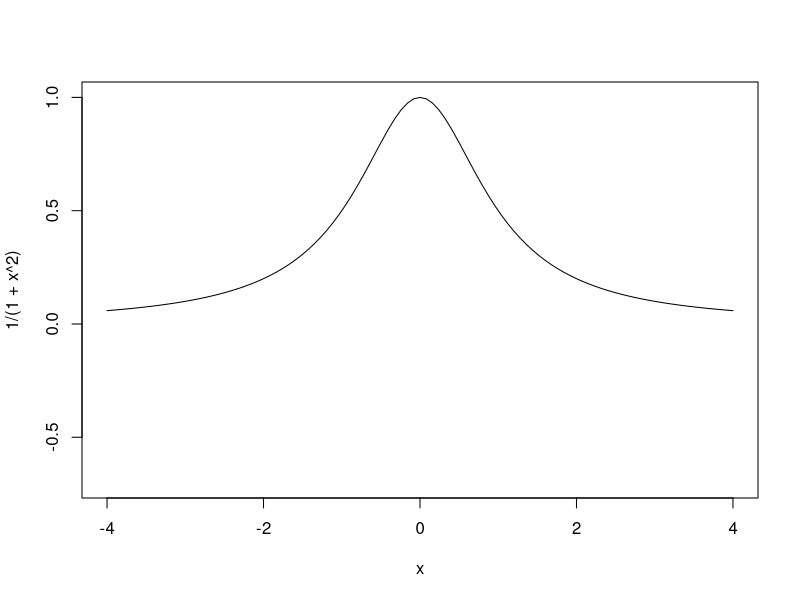
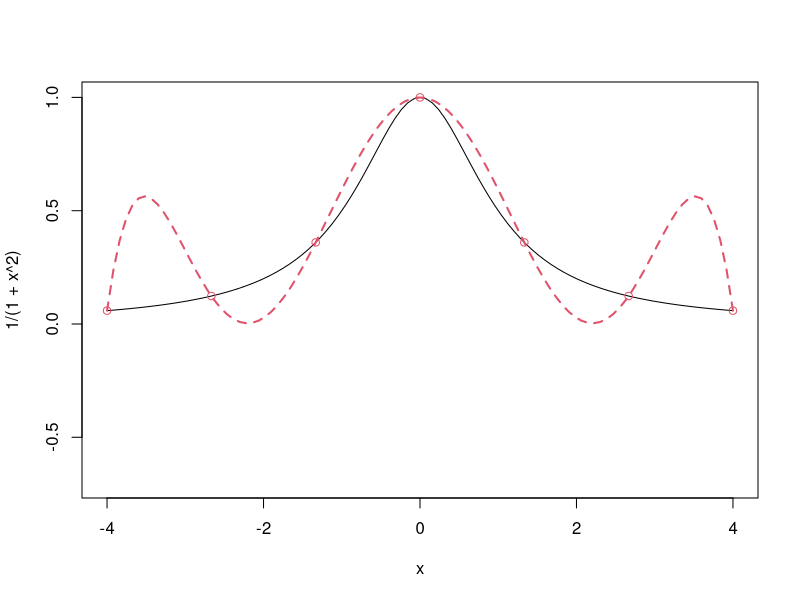
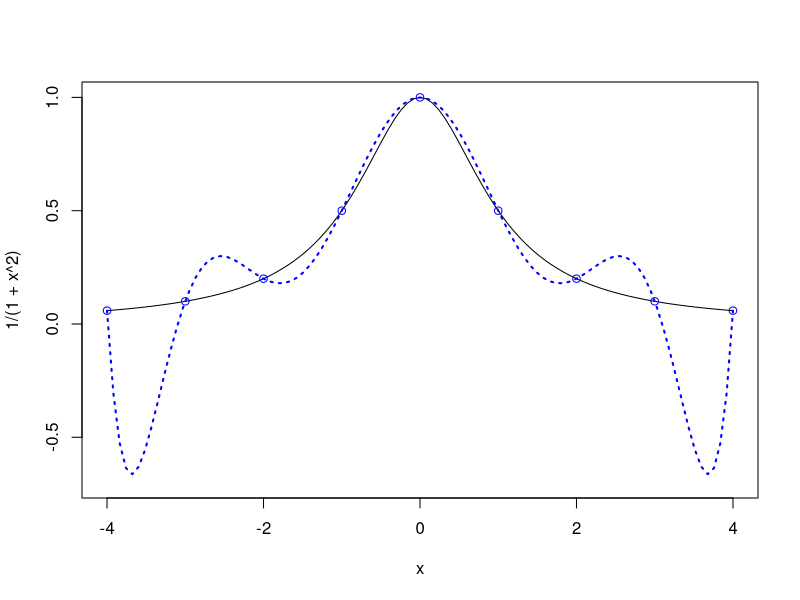
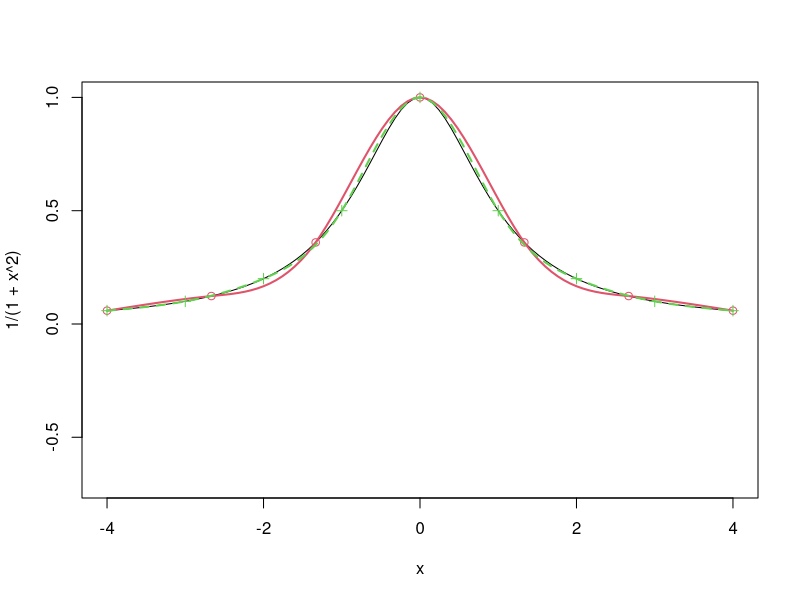
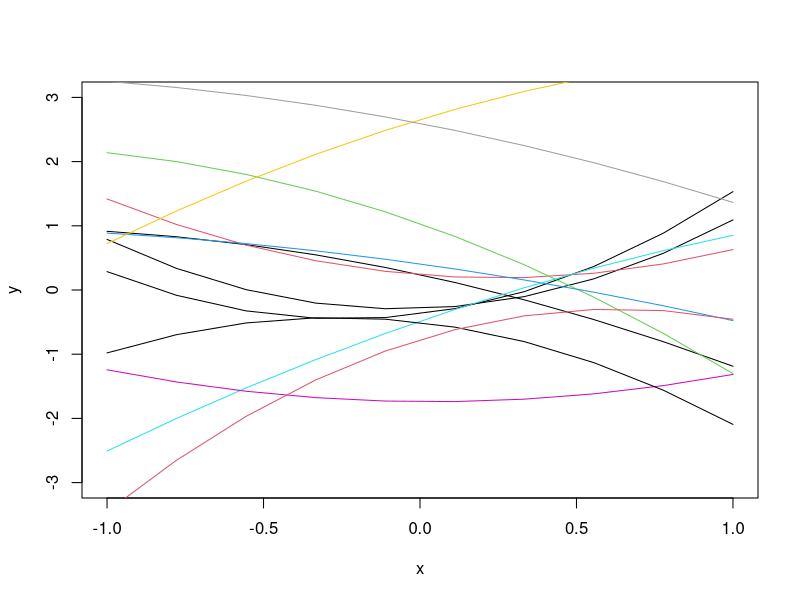
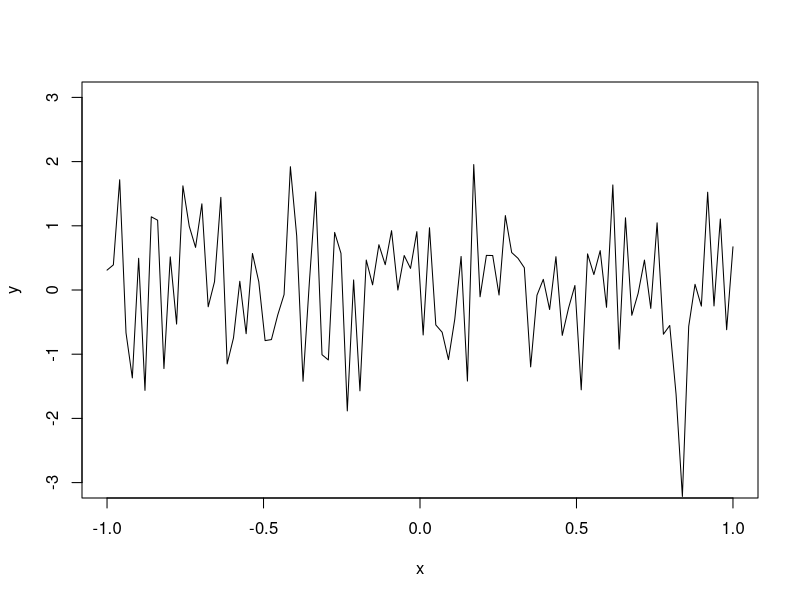
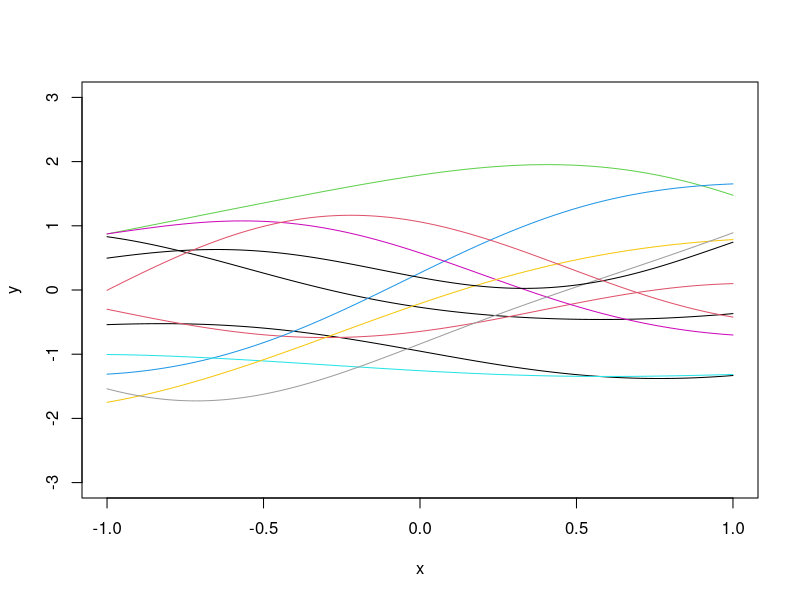

These charts were generated, in order, by the following R code:
## ---- chunk 1
curve(1/(1+x^2), from=-4, to=4, ylim=c(-.7,1))
## ---- chunk 2
curve(1/(1+x^2), from=-4, to=4, ylim=c(-.7,1))
x=seq(-4,4,length=7)
y=1/(1+x^2)
X=as.matrix(cbind(1,x,x^2,x^3,x^4,x^5,x^6))
a=solve(X,y)
u=seq(-4,4,length=100)
yhat=u
for(i in 1:100)
  yhat[i]=sum(c(1,u[i],u[i]^2,u[i]^3,u[i]^4,u[i]^5,u[i]^6)*a)
lines(u,yhat, col=2, lty=2, lwd = 2)
points(x,y,col=2)
## ---- chunk 3
curve(1/(1+x^2), from=-4, to=4, ylim=c(-.7,1))
x=seq(-4,4,length=9)
y=1/(1+x^2)
X=as.matrix(cbind(1,x,x^2,x^3,x^4,x^5,x^6,x^7,x^8))
a=solve(X,y)
u=seq(-4,4,length=100)
yhat=u
for(i in 1:100)
  yhat[i]=sum(c(1,u[i],u[i]^2,u[i]^3,u[i]^4,u[i]^5,u[i]^6, u[i]^7,u[i]^8)*a)
lines(u,yhat, col='blue', lty=3, lwd = 2)
points(x,y,col="blue")
## ---- chunk 4
curve(1/(1+x^2), from=-4, to=4, ylim=c(-.7,1))

# Splines with 7 points

x=seq(-4,4,length=7)
y=1/(1+x^2)
points(x,y,col=2)
a=splinefun(x,y,method="natural")
curve(a,add=T,col=2, lwd = 2)

# Splines with 9 points

x=seq(-4,4,length=9)
y=1/(1+x^2)
points(x,y, pch=3,col=3)
a=splinefun(x,y,method="natural")
curve(a,add=T,col=3, lty=2, lwd = 2)
## ---- chunk 5
x=seq(-1,1,length=10)
b=rnorm(3)
y=b[1]+b[2]*x+b[3]*x^2
plot(x,y,"l", ylim=c(-3,3))
b=rnorm(3)
y=b[1]+b[2]*x+b[3]*x^2
lines(x,y,"l")
for(i in 1:10)
{b=rnorm(3)
y=b[1]+b[2]*x+b[3]*x^2
lines(x,y,"l",col=i)}
## ---- chunk 6
N=100
x=seq(-1,1,length=N)
y=rnorm(N)
plot(x,y,"l", ylim=c(-3,3))
## ---- chunk 7
E=as.matrix(dist(x, diag=T, ,upper=T))

# Correlation matrix R
R=exp(-0.5*E^2)
eig=eigen(R)
R=eig$vec%*%diag(sqrt(eig$val+10^(-10)))%*%t(eig$vec)
z=rnorm(N)
y=R%*%z
plot(x,y,"l", ylim=c(-3,3))
for(i in 1:10)
  lines(x,R%*%rnorm(N),col=i)
